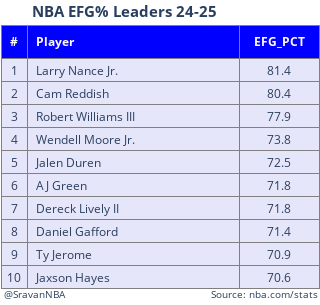

This figure's notebook cell:
### Markdown cell above
## Effective FG%

### Code cell
rank_plot(df, "EFG_PCT", percent=True, title="NBA EFG% Leaders 24-25")

### Figure 1 — Plotly figure (JSON) as saved in the notebook; plotly's stock layout.template omitted (floating-point values rounded to 4 significant figures)
{"data": [{"cells": {"align": ["center", "left", "center"], "fill": {"color": "lavender"}, "height": 23, "line": {"color": "grey"}, "values": [[1, 2, 3, 4, 5, 6, 7, 8, 9, 10], ["Larry Nance Jr.", "Cam Reddish", "Robert Williams III", "Wendell Moore Jr.", "Jalen Duren", "AJ Green", "Dereck Lively II", "Daniel Gafford", "Ty Jerome", "Jaxson Hayes"], ["81.4", "80.4", "77.9", "73.8", "72.5", "71.8", "71.8", "71.4", "70.9", "70.6"]]}, "columnwidth": [5, 40, 15], "header": {"align": ["center", "left", "center"], "fill": {"color": "blue"}, "font": {"color": "snow", "size": 12}, "line": {"color": "grey"}, "values": ["<b>#<b>", "<b>Player<b>", "<b>EFG_PCT<b>"]}, "type": "table"}], "layout": {"annotations": [{"font": {"size": 10}, "showarrow": false, "text": "@SravanNBA", "x": 0, "xshift": 1, "y": 0, "yshift": 1}, {"font": {"size": 10}, "showarrow": false, "text": "Source: nba.com/stats", "x": 1, "xshift": 1, "y": 0, "yshift": 1}], "height": 305, "margin": {"b": 1, "l": 1, "r": 1, "t": 25}, "title": {"font": {"size": 15}, "text": "<b>NBA EFG% Leaders 24-25<b>", "x": 0.1, "y": 0.98}, "width": 265}}
